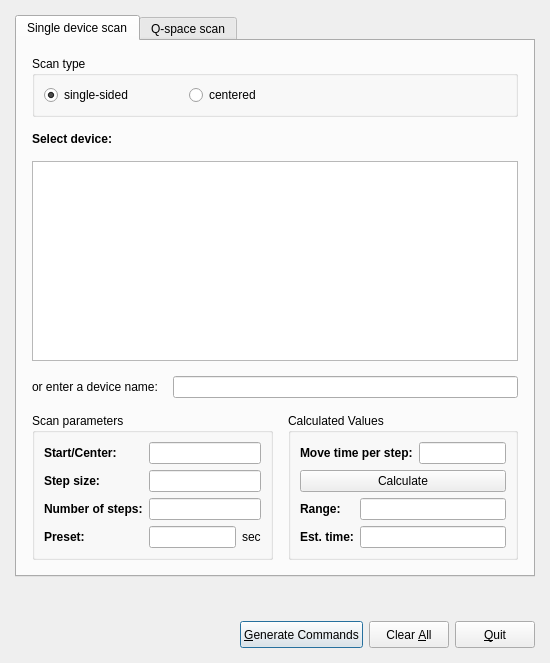
<?xml version="1.0" encoding="UTF-8"?>
<ui version="4.0">
 <class>ScanInputDlgUI</class>
 <widget class="QDialog" name="ScanInputDlgUI">
  <property name="geometry">
   <rect>
    <x>0</x>
    <y>0</y>
    <width>550</width>
    <height>575</height>
   </rect>
  </property>
  <property name="font">
   <font>
    <family>Lucida Grande</family>
    <pointsize>9</pointsize>
    <weight>50</weight>
    <italic>false</italic>
    <bold>false</bold>
    <underline>false</underline>
    <strikeout>false</strikeout>
   </font>
  </property>
  <property name="windowTitle">
   <string>Scan command generator</string>
  </property>
  <layout class="QVBoxLayout" name="verticalLayout">
   <item>
    <widget class="QTabWidget" name="tabWidget">
     <property name="maximumSize">
      <size>
       <width>32767</width>
       <height>32767</height>
      </size>
     </property>
     <property name="font">
      <font>
       <family>Lucida Grande</family>
       <pointsize>9</pointsize>
       <weight>50</weight>
       <italic>false</italic>
       <bold>false</bold>
       <underline>false</underline>
       <strikeout>false</strikeout>
      </font>
     </property>
     <property name="currentIndex">
      <number>0</number>
     </property>
     <widget class="QWidget" name="tab">
      <attribute name="title">
       <string>Single device scan</string>
      </attribute>
      <layout class="QGridLayout" name="gridLayout_2">
       <item row="2" column="0">
        <widget class="QGroupBox" name="groupBox10">
         <property name="title">
          <string>Scan parameters</string>
         </property>
         <layout class="QGridLayout">
          <property name="margin">
           <number>9</number>
          </property>
          <property name="spacing">
           <number>6</number>
          </property>
          <item row="3" column="0">
           <widget class="QLabel" name="tL_sscan_Preset">
            <property name="text">
             <string>&lt;b&gt;Preset:&lt;/b&gt;</string>
            </property>
           </widget>
          </item>
          <item row="3" column="2">
           <widget class="QLabel" name="tL_sscan_PresetS">
            <property name="text">
             <string>sec</string>
            </property>
           </widget>
          </item>
          <item row="3" column="1">
           <widget class="QLineEdit" name="scanPreset"/>
          </item>
          <item row="0" column="0">
           <widget class="QLabel" name="tL_sscan_Start">
            <property name="text">
             <string>&lt;html&gt;&lt;head/&gt;&lt;body&gt;&lt;p&gt;&lt;span style=&quot; font-weight:600;&quot;&gt;Start/Center:&lt;/span&gt;&lt;/p&gt;&lt;/body&gt;&lt;/html&gt;</string>
            </property>
           </widget>
          </item>
          <item row="1" column="0">
           <widget class="QLabel" name="tL_sscan_Step">
            <property name="text">
             <string>&lt;b&gt;Step size:&lt;/b&gt;</string>
            </property>
           </widget>
          </item>
          <item row="2" column="0">
           <widget class="QLabel" name="tL_sscan_NStep">
            <property name="text">
             <string>&lt;b&gt;Number of steps:&lt;/b&gt;</string>
            </property>
           </widget>
          </item>
          <item row="2" column="1" colspan="2">
           <widget class="QLineEdit" name="scanNumsteps"/>
          </item>
          <item row="1" column="1" colspan="2">
           <widget class="QLineEdit" name="scanStep"/>
          </item>
          <item row="0" column="1" colspan="2">
           <widget class="QLineEdit" name="scanStart"/>
          </item>
         </layout>
        </widget>
       </item>
       <item row="0" column="0" colspan="2">
        <widget class="QGroupBox" name="scanType">
         <property name="title">
          <string>Scan type</string>
         </property>
         <layout class="QGridLayout" name="_2">
          <property name="margin">
           <number>9</number>
          </property>
          <property name="spacing">
           <number>6</number>
          </property>
          <item row="0" column="0">
           <widget class="QRadioButton" name="scanSingle">
            <property name="text">
             <string>single-sided</string>
            </property>
            <property name="checked">
             <bool>true</bool>
            </property>
           </widget>
          </item>
          <item row="0" column="2">
           <widget class="QRadioButton" name="scanCentered">
            <property name="text">
             <string>centered</string>
            </property>
           </widget>
          </item>
          <item row="0" column="3">
           <spacer name="horizontalSpacer">
            <property name="orientation">
             <enum>Qt::Horizontal</enum>
            </property>
            <property name="sizeHint" stdset="0">
             <size>
              <width>40</width>
              <height>20</height>
             </size>
            </property>
           </spacer>
          </item>
          <item row="0" column="1">
           <spacer name="horizontalSpacer_2">
            <property name="orientation">
             <enum>Qt::Horizontal</enum>
            </property>
            <property name="sizeType">
             <enum>QSizePolicy::Fixed</enum>
            </property>
            <property name="sizeHint" stdset="0">
             <size>
              <width>50</width>
              <height>20</height>
             </size>
            </property>
           </spacer>
          </item>
         </layout>
        </widget>
       </item>
       <item row="1" column="0" colspan="2">
        <layout class="QGridLayout" name="gridLayout">
         <item row="0" column="0">
          <widget class="QLabel" name="tL_sscan_device">
           <property name="text">
            <string>&lt;html&gt;&lt;head/&gt;&lt;body&gt;&lt;p&gt;&lt;span style=&quot; font-weight:600;&quot;&gt;Select device:&lt;/span&gt;&lt;/p&gt;&lt;/body&gt;&lt;/html&gt;</string>
           </property>
           <property name="alignment">
            <set>Qt::AlignTop</set>
           </property>
          </widget>
         </item>
         <item row="1" column="0" colspan="2">
          <widget class="QListWidget" name="deviceList">
           <property name="sizePolicy">
            <sizepolicy hsizetype="Expanding" vsizetype="MinimumExpanding">
             <horstretch>0</horstretch>
             <verstretch>0</verstretch>
            </sizepolicy>
           </property>
          </widget>
         </item>
         <item row="2" column="0">
          <widget class="QLabel" name="tL_sscan_device_2">
           <property name="text">
            <string>&lt;html&gt;&lt;head/&gt;&lt;body&gt;&lt;p&gt;or enter a device name:&lt;/p&gt;&lt;/body&gt;&lt;/html&gt;</string>
           </property>
          </widget>
         </item>
         <item row="2" column="1">
          <widget class="QLineEdit" name="deviceName"/>
         </item>
        </layout>
       </item>
       <item row="2" column="1">
        <widget class="QGroupBox" name="groupBox11">
         <property name="title">
          <string>Calculated Values</string>
         </property>
         <layout class="QGridLayout">
          <property name="margin">
           <number>9</number>
          </property>
          <property name="spacing">
           <number>6</number>
          </property>
          <item row="1" column="0" colspan="3">
           <widget class="QPushButton" name="scanCalc">
            <property name="text">
             <string>Calculate</string>
            </property>
           </widget>
          </item>
          <item row="0" column="0" colspan="2">
           <widget class="QLabel" name="tL_sscan_End_2">
            <property name="text">
             <string>&lt;b&gt;Move time per step:&lt;/b&gt;</string>
            </property>
           </widget>
          </item>
          <item row="0" column="2">
           <widget class="QLineEdit" name="scanMovetime"/>
          </item>
          <item row="2" column="0">
           <widget class="QLabel" name="tL_sscan_End">
            <property name="text">
             <string>&lt;html&gt;&lt;head/&gt;&lt;body&gt;&lt;p&gt;&lt;span style=&quot; font-weight:600;&quot;&gt;Range:&lt;/span&gt;&lt;/p&gt;&lt;/body&gt;&lt;/html&gt;</string>
            </property>
           </widget>
          </item>
          <item row="2" column="1" colspan="2">
           <widget class="QLineEdit" name="scanRange"/>
          </item>
          <item row="3" column="0">
           <widget class="QLabel" name="tL_sscan_PresetH">
            <property name="text">
             <string>&lt;b&gt;Est. time:&lt;/b&gt;</string>
            </property>
           </widget>
          </item>
          <item row="3" column="1" colspan="2">
           <widget class="QLineEdit" name="scanEstimation"/>
          </item>
         </layout>
        </widget>
       </item>
      </layout>
     </widget>
     <widget class="QWidget" name="TabPage">
      <attribute name="title">
       <string>Q-space scan</string>
      </attribute>
      <layout class="QVBoxLayout" name="verticalLayout_2">
       <item>
        <widget class="QGroupBox" name="qscanType">
         <property name="title">
          <string>Scan type</string>
         </property>
         <layout class="QGridLayout">
          <property name="margin">
           <number>9</number>
          </property>
          <property name="spacing">
           <number>6</number>
          </property>
          <item row="1" column="1">
           <widget class="QRadioButton" name="qscanTrans">
            <property name="text">
             <string>transversal</string>
            </property>
           </widget>
          </item>
          <item row="0" column="1">
           <widget class="QRadioButton" name="qscanCentered">
            <property name="text">
             <string>centered</string>
            </property>
           </widget>
          </item>
          <item row="0" column="0">
           <widget class="QRadioButton" name="qscanSingle">
            <property name="text">
             <string>single-sided</string>
            </property>
            <property name="checked">
             <bool>true</bool>
            </property>
           </widget>
          </item>
          <item row="0" column="2">
           <widget class="QRadioButton" name="qscanRandom">
            <property name="text">
             <string>random direction</string>
            </property>
           </widget>
          </item>
          <item row="1" column="0">
           <widget class="QRadioButton" name="qscanLong">
            <property name="text">
             <string>longitudinal</string>
            </property>
           </widget>
          </item>
         </layout>
        </widget>
       </item>
       <item>
        <widget class="QGroupBox" name="groupBox3">
         <property name="title">
          <string>Start and Steps</string>
         </property>
         <layout class="QVBoxLayout">
          <property name="spacing">
           <number>6</number>
          </property>
          <property name="margin">
           <number>9</number>
          </property>
          <item>
           <layout class="QHBoxLayout">
            <property name="spacing">
             <number>15</number>
            </property>
            <property name="margin">
             <number>0</number>
            </property>
            <item>
             <layout class="QGridLayout">
              <property name="margin">
               <number>0</number>
              </property>
              <property name="spacing">
               <number>15</number>
              </property>
              <item row="2" column="0">
               <widget class="QLabel" name="textLabel10_3">
                <property name="text">
                 <string>&lt;b&gt;l&lt;/b&gt;</string>
                </property>
               </widget>
              </item>
              <item row="1" column="1">
               <widget class="QLineEdit" name="kInput">
                <property name="text">
                 <string>0.0</string>
                </property>
               </widget>
              </item>
              <item row="3" column="1">
               <widget class="QLineEdit" name="EInput">
                <property name="text">
                 <string>0.0</string>
                </property>
               </widget>
              </item>
              <item row="2" column="1">
               <widget class="QLineEdit" name="lInput">
                <property name="text">
                 <string>0.0</string>
                </property>
               </widget>
              </item>
              <item row="0" column="1">
               <widget class="QLineEdit" name="hInput">
                <property name="text">
                 <string>0.0</string>
                </property>
               </widget>
              </item>
              <item row="1" column="0">
               <widget class="QLabel" name="textLabel10_2">
                <property name="text">
                 <string>&lt;b&gt;k&lt;/b&gt;</string>
                </property>
               </widget>
              </item>
              <item row="0" column="0">
               <widget class="QLabel" name="textLabel10">
                <property name="text">
                 <string>&lt;b&gt;h&lt;/b&gt;</string>
                </property>
               </widget>
              </item>
              <item row="3" column="0">
               <widget class="QLabel" name="textLabel10_4">
                <property name="text">
                 <string>&lt;b&gt;E&lt;/b&gt;</string>
                </property>
               </widget>
              </item>
             </layout>
            </item>
            <item>
             <spacer>
              <property name="orientation">
               <enum>Qt::Horizontal</enum>
              </property>
              <property name="sizeType">
               <enum>QSizePolicy::Fixed</enum>
              </property>
              <property name="sizeHint" stdset="0">
               <size>
                <width>60</width>
                <height>16</height>
               </size>
              </property>
             </spacer>
            </item>
            <item>
             <layout class="QGridLayout">
              <property name="margin">
               <number>0</number>
              </property>
              <property name="spacing">
               <number>15</number>
              </property>
              <item row="1" column="1">
               <widget class="QLineEdit" name="deltakInput">
                <property name="text">
                 <string>0.0</string>
                </property>
               </widget>
              </item>
              <item row="1" column="0">
               <widget class="QLabel" name="label_dk">
                <property name="text">
                 <string>&lt;b&gt;∆k&lt;/b&gt;</string>
                </property>
               </widget>
              </item>
              <item row="2" column="1">
               <widget class="QLineEdit" name="deltalInput">
                <property name="text">
                 <string>0.0</string>
                </property>
               </widget>
              </item>
              <item row="0" column="0">
               <widget class="QLabel" name="label_dh">
                <property name="text">
                 <string>&lt;b&gt;∆h&lt;/b&gt;</string>
                </property>
               </widget>
              </item>
              <item row="0" column="1">
               <widget class="QLineEdit" name="deltahInput">
                <property name="text">
                 <string>0.0</string>
                </property>
               </widget>
              </item>
              <item row="3" column="1">
               <widget class="QLineEdit" name="deltaEInput">
                <property name="text">
                 <string>0.0</string>
                </property>
               </widget>
              </item>
              <item row="2" column="0">
               <widget class="QLabel" name="label_dl">
                <property name="text">
                 <string>&lt;b&gt;∆l&lt;/b&gt;</string>
                </property>
               </widget>
              </item>
              <item row="3" column="0">
               <widget class="QLabel" name="label_dnu">
                <property name="text">
                 <string>&lt;b&gt;∆E&lt;/b&gt;</string>
                </property>
               </widget>
              </item>
             </layout>
            </item>
           </layout>
          </item>
          <item>
           <layout class="QHBoxLayout">
            <property name="spacing">
             <number>6</number>
            </property>
            <property name="margin">
             <number>0</number>
            </property>
            <item>
             <spacer>
              <property name="orientation">
               <enum>Qt::Horizontal</enum>
              </property>
              <property name="sizeHint" stdset="0">
               <size>
                <width>40</width>
                <height>20</height>
               </size>
              </property>
             </spacer>
            </item>
            <item>
             <widget class="QLabel" name="label_dnu_2">
              <property name="text">
               <string>&lt;b&gt;∆q&lt;/b&gt;&amp;nbsp;&amp;nbsp;&amp;nbsp;</string>
              </property>
             </widget>
            </item>
            <item>
             <widget class="QLineEdit" name="deltaqInput">
              <property name="text">
               <string>0.0</string>
              </property>
             </widget>
            </item>
            <item>
             <spacer>
              <property name="orientation">
               <enum>Qt::Horizontal</enum>
              </property>
              <property name="sizeHint" stdset="0">
               <size>
                <width>40</width>
                <height>20</height>
               </size>
              </property>
             </spacer>
            </item>
           </layout>
          </item>
          <item>
           <layout class="QHBoxLayout">
            <property name="spacing">
             <number>15</number>
            </property>
            <property name="margin">
             <number>0</number>
            </property>
            <item>
             <spacer>
              <property name="orientation">
               <enum>Qt::Horizontal</enum>
              </property>
              <property name="sizeType">
               <enum>QSizePolicy::Expanding</enum>
              </property>
              <property name="sizeHint" stdset="0">
               <size>
                <width>86</width>
                <height>21</height>
               </size>
              </property>
             </spacer>
            </item>
            <item>
             <widget class="QLabel" name="textLabel8_3">
              <property name="sizePolicy">
               <sizepolicy hsizetype="MinimumExpanding" vsizetype="Preferred">
                <horstretch>0</horstretch>
                <verstretch>0</verstretch>
               </sizepolicy>
              </property>
              <property name="text">
               <string>&lt;b&gt;Number of steps:&lt;/b&gt;</string>
              </property>
             </widget>
            </item>
            <item>
             <widget class="QSpinBox" name="stepsInput">
              <property name="maximum">
               <number>100000</number>
              </property>
             </widget>
            </item>
            <item>
             <spacer>
              <property name="orientation">
               <enum>Qt::Horizontal</enum>
              </property>
              <property name="sizeType">
               <enum>QSizePolicy::Expanding</enum>
              </property>
              <property name="sizeHint" stdset="0">
               <size>
                <width>91</width>
                <height>26</height>
               </size>
              </property>
             </spacer>
            </item>
           </layout>
          </item>
         </layout>
        </widget>
       </item>
       <item>
        <widget class="QGroupBox" name="groupBox1">
         <property name="sizePolicy">
          <sizepolicy hsizetype="Preferred" vsizetype="Fixed">
           <horstretch>0</horstretch>
           <verstretch>0</verstretch>
          </sizepolicy>
         </property>
         <property name="title">
          <string>Preset</string>
         </property>
         <layout class="QGridLayout" name="gridLayout_3">
          <item row="0" column="0">
           <widget class="QRadioButton" name="presetTime">
            <property name="sizePolicy">
             <sizepolicy hsizetype="Fixed" vsizetype="Fixed">
              <horstretch>0</horstretch>
              <verstretch>0</verstretch>
             </sizepolicy>
            </property>
            <property name="font">
             <font>
              <weight>75</weight>
              <bold>true</bold>
             </font>
            </property>
            <property name="text">
             <string>Time:</string>
            </property>
            <property name="checked">
             <bool>true</bool>
            </property>
           </widget>
          </item>
          <item row="0" column="1">
           <widget class="QSpinBox" name="timeInput">
            <property name="maximum">
             <number>2000000000</number>
            </property>
            <property name="value">
             <number>120</number>
            </property>
           </widget>
          </item>
          <item row="1" column="0">
           <widget class="QRadioButton" name="presetMonitor">
            <property name="font">
             <font>
              <weight>75</weight>
              <bold>true</bold>
             </font>
            </property>
            <property name="text">
             <string>Monitor:</string>
            </property>
           </widget>
          </item>
          <item row="1" column="1">
           <widget class="QSpinBox" name="monitorInput">
            <property name="maximum">
             <number>2000000000</number>
            </property>
            <property name="value">
             <number>10000</number>
            </property>
           </widget>
          </item>
          <item row="2" column="0" colspan="2">
           <layout class="QHBoxLayout">
            <property name="spacing">
             <number>6</number>
            </property>
            <property name="margin">
             <number>0</number>
            </property>
            <item>
             <spacer>
              <property name="orientation">
               <enum>Qt::Horizontal</enum>
              </property>
              <property name="sizeHint" stdset="0">
               <size>
                <width>181</width>
                <height>20</height>
               </size>
              </property>
             </spacer>
            </item>
            <item>
             <widget class="QPushButton" name="qscanCalc">
              <property name="text">
               <string>Calculate</string>
              </property>
             </widget>
            </item>
            <item>
             <widget class="QLabel" name="tL_ttscan_End_3">
              <property name="text">
               <string>&lt;b&gt;Est. time:&lt;/b&gt;</string>
              </property>
             </widget>
            </item>
            <item>
             <widget class="QLineEdit" name="qscanEstimation">
              <property name="readOnly">
               <bool>true</bool>
              </property>
             </widget>
            </item>
           </layout>
          </item>
         </layout>
        </widget>
       </item>
      </layout>
     </widget>
    </widget>
   </item>
   <item>
    <widget class="QLabel" name="cmdResult">
     <property name="text">
      <string/>
     </property>
    </widget>
   </item>
   <item>
    <layout class="QHBoxLayout">
     <property name="spacing">
      <number>6</number>
     </property>
     <property name="margin">
      <number>0</number>
     </property>
     <item>
      <spacer>
       <property name="orientation">
        <enum>Qt::Horizontal</enum>
       </property>
       <property name="sizeType">
        <enum>QSizePolicy::Expanding</enum>
       </property>
       <property name="sizeHint" stdset="0">
        <size>
         <width>141</width>
         <height>27</height>
        </size>
       </property>
      </spacer>
     </item>
     <item>
      <widget class="QPushButton" name="generateBtn">
       <property name="sizePolicy">
        <sizepolicy hsizetype="Preferred" vsizetype="Minimum">
         <horstretch>0</horstretch>
         <verstretch>0</verstretch>
        </sizepolicy>
       </property>
       <property name="text">
        <string>&amp;Generate Commands</string>
       </property>
       <property name="shortcut">
        <string>Alt+G</string>
       </property>
       <property name="autoDefault">
        <bool>false</bool>
       </property>
       <property name="default">
        <bool>true</bool>
       </property>
      </widget>
     </item>
     <item>
      <widget class="QPushButton" name="clearAllBtn">
       <property name="sizePolicy">
        <sizepolicy hsizetype="Preferred" vsizetype="Minimum">
         <horstretch>0</horstretch>
         <verstretch>0</verstretch>
        </sizepolicy>
       </property>
       <property name="text">
        <string>Clear &amp;All</string>
       </property>
       <property name="shortcut">
        <string>Alt+A</string>
       </property>
       <property name="autoDefault">
        <bool>false</bool>
       </property>
      </widget>
     </item>
     <item>
      <widget class="QPushButton" name="quitBtn">
       <property name="sizePolicy">
        <sizepolicy hsizetype="Preferred" vsizetype="Minimum">
         <horstretch>0</horstretch>
         <verstretch>0</verstretch>
        </sizepolicy>
       </property>
       <property name="text">
        <string>&amp;Quit</string>
       </property>
       <property name="shortcut">
        <string>Alt+Q</string>
       </property>
       <property name="autoDefault">
        <bool>false</bool>
       </property>
      </widget>
     </item>
    </layout>
   </item>
  </layout>
 </widget>
 <layoutdefault spacing="15" margin="15"/>
 <tabstops>
  <tabstop>tabWidget</tabstop>
  <tabstop>scanStart</tabstop>
  <tabstop>scanStep</tabstop>
  <tabstop>scanNumsteps</tabstop>
  <tabstop>scanPreset</tabstop>
  <tabstop>scanCalc</tabstop>
  <tabstop>scanRange</tabstop>
  <tabstop>scanEstimation</tabstop>
  <tabstop>hInput</tabstop>
  <tabstop>kInput</tabstop>
  <tabstop>lInput</tabstop>
  <tabstop>EInput</tabstop>
  <tabstop>deltahInput</tabstop>
  <tabstop>deltakInput</tabstop>
  <tabstop>deltalInput</tabstop>
  <tabstop>deltaEInput</tabstop>
  <tabstop>stepsInput</tabstop>
  <tabstop>generateBtn</tabstop>
  <tabstop>clearAllBtn</tabstop>
  <tabstop>quitBtn</tabstop>
 </tabstops>
 <resources/>
 <connections/>
</ui>
